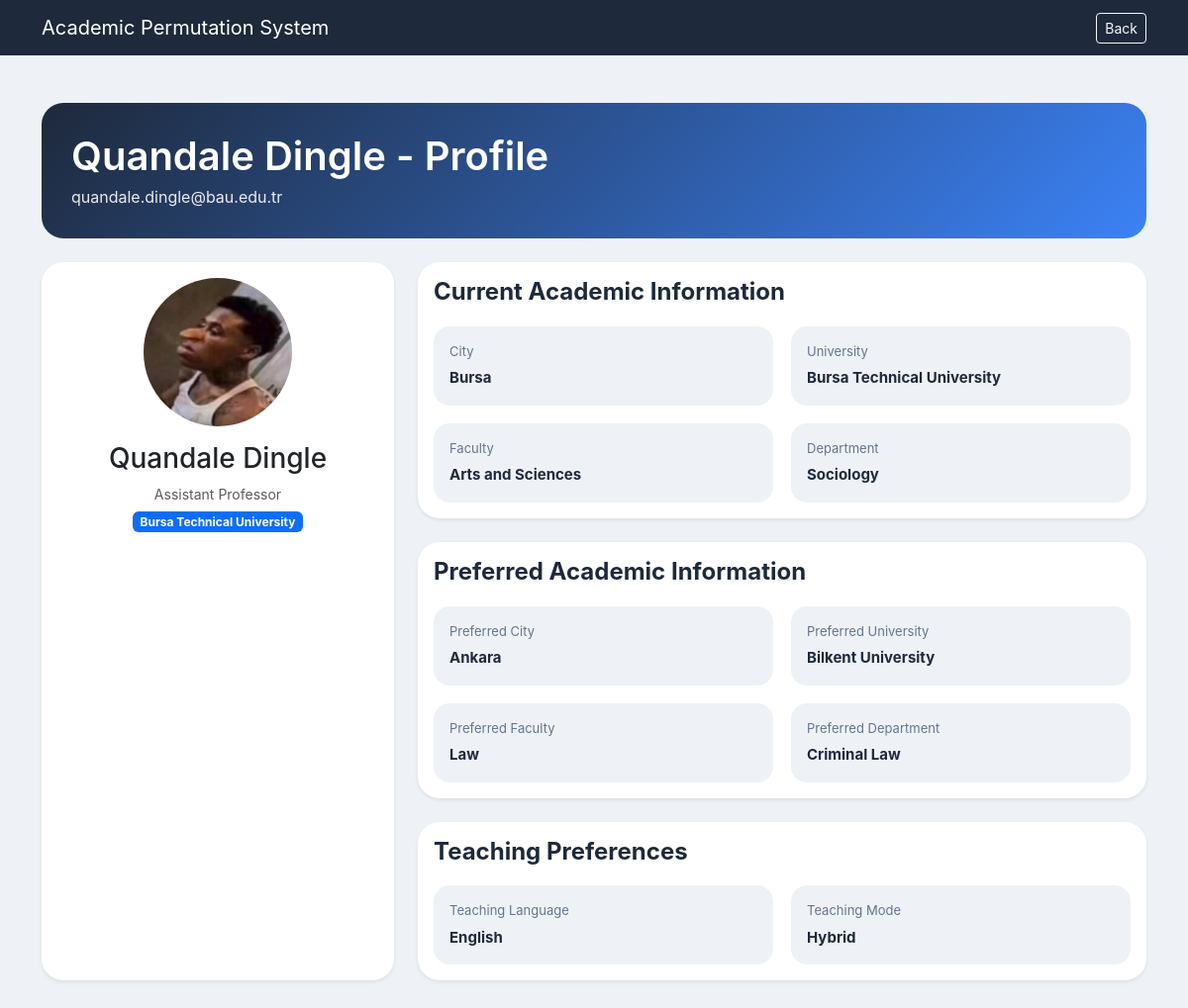
/profile/62 (signed in), run on the app's committed database.
### tables this page shows
CREATE TABLE "users" (
	"id"	INTEGER,
	"email"	TEXT,
	"name"	TEXT NOT NULL,
	"rank"	TEXT NOT NULL,
	"department"	TEXT NOT NULL,
	"current_faculty"	TEXT,
	"current_university"	TEXT NOT NULL,
	"current_city"	TEXT NOT NULL,
	"preferred_faculty"	TEXT,
	"preferred_department"	TEXT,
	"preferred_university"	TEXT NOT NULL,
	"preferred_city"	TEXT NOT NULL,
	"teaching_language"	TEXT,
	"teaching_mode"	TEXT,
	"profile_picture"	TEXT,
	PRIMARY KEY("id" AUTOINCREMENT)
);

### app.py (the view)
@app.route("/profile/<int:user_id>")
def profile(user_id):
    if not is_logged_in():
        return redirect("/login")
    conn = sqlite3.connect("database.db")
    conn.row_factory = sqlite3.Row
    cursor = conn.cursor()
    cursor.execute("SELECT * FROM users WHERE id = ?", (user_id,))
    user = cursor.fetchone()
    conn.close()
    if user is None:
        return "User not found"
    return render_template(
        "profile.html",
        user=user,
        t=get_translations(),
        lang=get_language()
    )

### app.py (called while the page is built)
def is_logged_in():
    return "email" in session

def get_language():
    return session.get("language", "en")

def get_translations():
    lang = get_language()
    return translations.get(lang, translations["en"])

### templates/profile.html (shortened to what this page needs)
<!DOCTYPE html>
<html lang="en">
<head>
    <link href="https://cdn.jsdelivr.net/npm/bootstrap@5.3.3/dist/css/bootstrap.min.css" rel="stylesheet">
    <link rel="stylesheet" href="{{ url_for('static', filename='style.css') }}">
</head>
<body>
<nav class="navbar navbar-dark">
    <div class="container d-flex justify-content-between align-items-center">
        <a class="navbar-brand" href="/dashboard">Academic Permutation System</a>
        <a href="javascript:history.back()" class="btn btn-outline-light btn-sm">
    Back
</a>
    </div>
</nav>
<div class="container py-5">
    <div class="profile-header mb-4">
        <div>
            <h1>{{ user["name"] }} - {{ t["profile"] }}</h1>
            <p>{{ user['email'] }}</p>
        </div>
    </div>
    <div class="row g-4">
        <div class="col-lg-4">
            <div class="card profile-card shadow-sm h-100">
                <div class="card-body text-center">
                    {% if user['profile_picture'] %}
    <img src="{{ url_for('static', filename=user['profile_picture']) }}"
         class="profile-avatar-image"
         alt="Profile Picture">
{% else %}
    <div class="profile-avatar">
        {{ user['name'][0]|upper }}
    </div>
{% endif %}
                    <h3 class="mt-3">{{ user['name'] }}</h3>
                    <p class="text-muted mb-1">{{ user['rank'] }}</p>
                    <span class="badge bg-primary">{{ user['current_university'] }}</span>
                </div>
            </div>
        </div>
        <div class="col-lg-8">
            <div class="card shadow-sm profile-card">
                <div class="card-body">
                    <h4 class="section-title">{{ t["current_academic_info"] }}</h4>
                    <div class="info-grid">
                        <div>
                            <span>City</span>
                            <strong>{{ user['current_city'] }}</strong>
                        </div>
                        <div>
                            <span>University</span>
                            <strong>{{ user['current_university'] }}</strong>
                        </div>
                        <div>
                            <span>Faculty</span>
                            <strong>{{ user['current_faculty'] }}</strong>
                        </div>
                        <div>
                            <span>Department</span>
                            <strong>{{ user['department'] }}</strong>
                        </div>
                    </div>
                </div>
            </div>
            <div class="card shadow-sm profile-card mt-4">
                <div class="card-body">
                    <h4 class="section-title">{{ t["preferred_academic_info"] }}</h4>
                    <div class="info-grid">
                        <div>
                            <span>Preferred City</span>
                            <strong>{{ user['preferred_city'] }}</strong>
                        </div>
                        <div>
                            <span>Preferred University</span>
                            <strong>{{ user['preferred_university'] }}</strong>
                        </div>
                        <div>
                            <span>Preferred Faculty</span>
                            <strong>{{ user['preferred_faculty'] }}</strong>
                        </div>
                        <div>
                            <span>Preferred Department</span>
                            <strong>{{ user['preferred_department'] }}</strong>
                        </div>
                    </div>
                </div>
            </div>
            <div class="card shadow-sm profile-card mt-4">
                <div class="card-body">
                    <h4 class="section-title">{{ t["teaching_preferences"] }}</h4>
                    <div class="info-grid">
                        <div>
                            <span>Teaching Language</span>
                            <strong>{{ user['teaching_language'] }}</strong>
                        </div>
                        <div>
                            <span>Teaching Mode</span>
                            <strong>{{ user['teaching_mode'] }}</strong>
                        </div>
                    </div>
                </div>
            </div>
        </div>
    </div>
</div>
</body>
</html>

### static/style.css (style rules this page uses)
body { font-family: -apple-system, BlinkMacSystemFont, "Segoe UI", Roboto, sans-serif; background-color: #eef2f7; color: #1e293b; }
.navbar { background: #1e293b !important; }
h1, h2, h4 { font-weight: 600; color: #1e293b; }
.card { border: none; border-radius: 18px; transition: all 0.2s ease; }
.card-body p { margin-bottom: 6px; font-size: 14px; }
.profile-header { background: linear-gradient(135deg, #1e293b, #3b82f6); color: white; border-radius: 22px; padding: 30px; display: flex; justify-content: space-between; align-items: center; }
.profile-header h1 { color: white; margin-bottom: 5px; }
.profile-header p { margin-bottom: 0; opacity: 0.9; }
.profile-card { border-radius: 22px; background-color: white; }
.section-title { color: #1e293b; margin-bottom: 20px; font-weight: 700; }
.info-grid { display: grid; grid-template-columns: repeat(2, 1fr); gap: 18px; }
.info-grid div { background-color: #eef2f7; padding: 16px; border-radius: 16px; }
.info-grid span { display: block; font-size: 13px; color: #64748b; margin-bottom: 4px; }
.info-grid strong { color: #1e293b; font-size: 15px; }
.row.g-4 { --bs-gutter-y: 1.25rem; }
.profile-avatar-image { width: 150px; height: 150px; border-radius: 50%; object-fit: cover; display: block; margin: 0 auto; }

### data on the page
users: name "Quandale Dingle", email "quandale.dingle@bau.edu.tr", profile_picture (picture), rank "Assistant Professor", current_university "Bursa Technical University", current_city "Bursa", current_faculty "Arts and Sciences", department "Sociology", preferred_city "Ankara", preferred_university "Bilkent University", preferred_faculty "Law", preferred_department "Criminal Law", teaching_language "English", teaching_mode "Hybrid"

### other printed values
{{ t["profile"] }} "Profile"
{{ t["current_academic_info"] }} "Current Academic Information"
{{ t["preferred_academic_info"] }} "Preferred Academic Information"
{{ t["teaching_preferences"] }} "Teaching Preferences"
